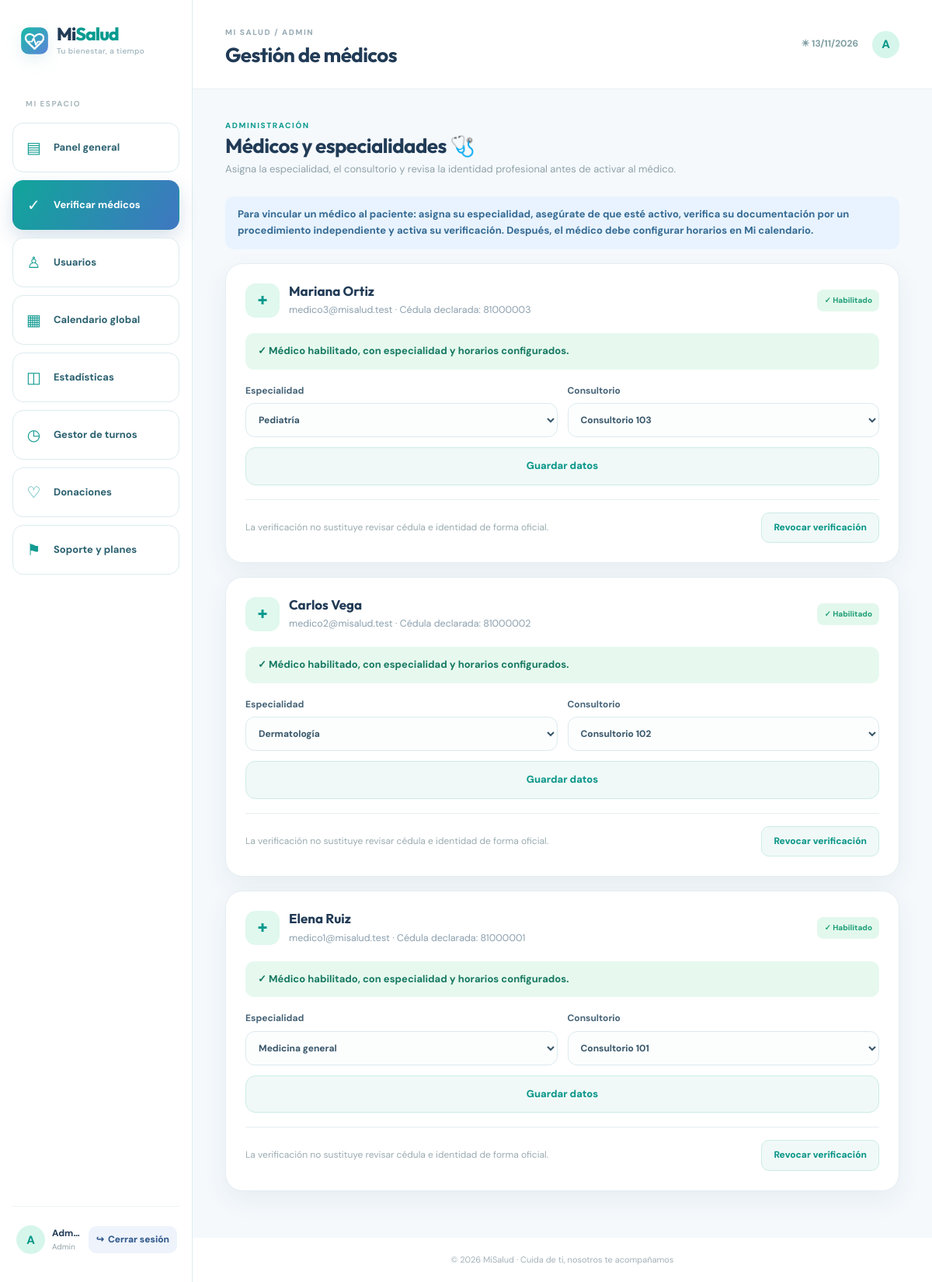
Screenshot of /admin/medicos.php (signed in) with the database file from the repository.
### tables this page shows
CREATE TABLE IF NOT EXISTS usuarios(id INT AUTO_INCREMENT PRIMARY KEY,nombre VARCHAR(90) NOT NULL,apellido_paterno VARCHAR(90) NOT NULL,apellido_materno VARCHAR(90) NOT NULL,correo VARCHAR(190) NOT NULL UNIQUE,telefono VARCHAR(10) NOT NULL,password_hash VARCHAR(255) NOT NULL,rol ENUM('paciente','medico','admin') NOT NULL,activo TINYINT(1) NOT NULL DEFAULT 1,creado_en TIMESTAMP NOT NULL DEFAULT CURRENT_TIMESTAMP);

CREATE TABLE IF NOT EXISTS medicos(id INT AUTO_INCREMENT PRIMARY KEY,usuario_id INT NOT NULL UNIQUE,curp CHAR(18) NOT NULL UNIQUE,cedula VARCHAR(8) NOT NULL UNIQUE,especialidad_id INT NULL,consultorio_id INT NULL,verificado TINYINT(1) NOT NULL DEFAULT 0,telefono_emergencia VARCHAR(20) NULL,domicilio VARCHAR(250) NULL,fecha_nacimiento DATE NULL,foto_perfil VARCHAR(60) NULL,cedula_documento VARCHAR(60) NULL,direccion_calle VARCHAR(100) NULL,direccion_numero_exterior VARCHAR(20) NULL,direccion_numero_interior VARCHAR(20) NULL,direccion_colonia VARCHAR(80) NULL,direccion_codigo_postal VARCHAR(5) NULL,direccion_municipio VARCHAR(80) NULL,direccion_estado VARCHAR(80) NULL,FOREIGN KEY(usuario_id) REFERENCES usuarios(id),FOREIGN KEY(especialidad_id) REFERENCES especialidades(id),FOREIGN KEY(consultorio_id) REFERENCES consultorios(id));

CREATE TABLE IF NOT EXISTS especialidades(id INT AUTO_INCREMENT PRIMARY KEY,nombre VARCHAR(100) NOT NULL UNIQUE);

CREATE TABLE IF NOT EXISTS consultorios(id INT AUTO_INCREMENT PRIMARY KEY,nombre VARCHAR(100) NOT NULL UNIQUE);

### includes/functions.php (called while the page is built, shortened)
<?php
require_once __DIR__.'/../config/database.php';
function e($v):string{return htmlspecialchars((string)$v,ENT_QUOTES|ENT_SUBSTITUTE,'UTF-8');}
function url($path=''):string{
 $dir=str_replace('\\','/',dirname($_SERVER['SCRIPT_NAME']??'/MiSalud/index.php'));
 if(in_array(basename($dir),['paciente','medico','admin','api'],true))$dir=dirname($dir);
 $base=rtrim($dir,'/');
 return ($base?:'').'/'.ltrim($path,'/');
}
function current_user():?array{
 $stmt=db()->prepare('SELECT id,nombre,apellido_paterno,apellido_materno,correo,telefono,rol,activo FROM usuarios WHERE id=?');$stmt->execute([$_SESSION['uid']]);$u=$stmt->fetch();return ($u&&$u['activo'])?$u:null;
}
function all(string $sql,array $args=[]):array{$q=db()->prepare($sql);$q->execute($args);return $q->fetchAll();}

### config/database.php (called while the page is built, shortened)
<?php
function db(): PDO {
 static $pdo=null;
 if (!$pdo) {
  $pdo=new PDO('mysql:host='.DB_HOST.';dbname='.DB_NAME.';charset=utf8mb4',DB_USER,DB_PASS,[PDO::ATTR_ERRMODE=>PDO::ERRMODE_EXCEPTION,PDO::ATTR_DEFAULT_FETCH_MODE=>PDO::FETCH_ASSOC,PDO::ATTR_EMULATE_PREPARES=>false]);
 }
 return $pdo;
}

### admin/medicos.php (the view, shortened to what this page needs)
<?php
require_once __DIR__.'/../includes/layout.php';
$rows=all('SELECT m.*,u.nombre,u.apellido_paterno,u.correo,u.activo,e.nombre especialidad,co.nombre consultorio,(SELECT COUNT(*) FROM horarios_medicos hm WHERE hm.medico_id=m.id) horarios_configurados FROM medicos m JOIN usuarios u ON u.id=m.usuario_id LEFT JOIN especialidades e ON e.id=m.especialidad_id LEFT JOIN consultorios co ON co.id=m.consultorio_id ORDER BY m.verificado,m.id DESC');
$specs=all('SELECT id,nombre FROM especialidades ORDER BY nombre');
$rooms=all('SELECT id,nombre FROM consultorios ORDER BY nombre');
header_ui('Gestión de médicos');
?>
<div class="page-intro"><span class="eyebrow teal">ADMINISTRACIÓN</span><h2>Médicos y especialidades 🩺</h2><p>Asigna la especialidad, el consultorio y revisa la identidad profesional antes de activar al médico.</p></div>
<div class="alert alert-info"><strong>Para vincular un médico al paciente:</strong> asigna su especialidad, asegúrate de que esté activo, verifica su documentación por un procedimiento independiente y activa su verificación. Después, el médico debe configurar horarios en <strong>Mi calendario</strong>.</div>
<div class="doctor-admin-list">
<?php foreach($rows as $r):?>
<article class="panel doctor-admin-card">
 <div class="doctor-admin-head"><div class="doctor-admin-avatar">✚</div><div><h3><?=e($r['nombre'].' '.$r['apellido_paterno'])?></h3><small><?=e($r['correo'])?> · Cédula declarada: <?=e($r['cedula'])?></small></div><span class="badge <?=$r['verificado']?'badge-mint':'badge-muted'?>"><?=$r['verificado']?'✓ Habilitado':'Pendiente'?></span></div>
 <?php if(!$r['activo']):?><p class="alert alert-error">Cuenta desactivada: no aparecerá en el buscador.</p><?php elseif(!$r['especialidad_id']):?><p class="alert alert-info">No aparece al paciente: falta asignar especialidad.</p><?php elseif(!$r['verificado']):?><p class="alert alert-info">No aparece al paciente: falta verificar y habilitar al médico.</p><?php elseif(!(int)$r['horarios_configurados']):?><p class="alert alert-info">Puede aparecer en el listado, pero aún no tendrá días disponibles: debe configurar horarios.</p><?php else:?><p class="alert alert-success">✓ Médico habilitado, con especialidad y horarios configurados.</p><?php endif;?>
 <form method="post" class="doctor-admin-fields"><input type="hidden" name="csrf" value="<?=csrf()?>"><input type="hidden" name="action" value="save"><input type="hidden" name="id" value="<?=$r['id']?>">
 <label>Especialidad<select name="especialidad_id" required><option value="">Seleccionar especialidad</option><?php foreach($specs as $sp):?><option value="<?=$sp['id']?>" <?=$r['especialidad_id']==$sp['id']?'selected':''?>><?=e($sp['nombre'])?></option><?php endforeach;?></select></label>
 <label>Consultorio<select name="consultorio_id"><option value="">Por asignar</option><?php foreach($rooms as $co):?><option value="<?=$co['id']?>" <?=$r['consultorio_id']==$co['id']?'selected':''?>><?=e($co['nombre'])?></option><?php endforeach;?></select></label>
 <button class="btn btn-ghost" type="submit">Guardar datos</button></form>
 <div class="doctor-admin-footer"><span class="muted">La verificación no sustituye revisar cédula e identidad de forma oficial.</span><form method="post"><button type="submit" class="btn btn-sm <?=$r['verificado']?'btn-ghost':'btn-primary'?>" <?=(!$r['especialidad_id']||!$r['activo'])&&!$r['verificado']?'disabled':''?>><?=$r['verificado']?'Revocar verificación':'Habilitar médico'?></button></form></div>
</article>
<?php endforeach;?>
</div>
<?php footer_ui();?>

### includes/layout.php (shortened to what this page needs)
<?php
require_once __DIR__.'/functions.php';
function header_ui(string $title,string $section=''):void{
 $u=current_user();$role=$u['rol']??'';
 $nav=[
  'paciente'=>[
    ['dashboard.php','Inicio','⌂'],
    ['agendar.php','Agendar cita','▦'],
    ['mis_citas.php','Mis citas / Calendario','◷'],
    ['mi_turno.php','Mi turno','♧'],
    ['donaciones.php','Donaciones','♡'],
    ['almacenamiento.php','Mis archivos','▣'],
    ['soporte.php','Soporte','⚑'],
  ],
  'medico'=>[
    ['dashboard.php','Inicio','⌂'],
    ['agenda.php','Mi calendario','▦'],
    ['reconocimiento.php','Mis logros','★'],
    ['almacenamiento.php','Mis archivos','▣'],
    ['soporte.php','Soporte / mi plan','⚑'],
  ],
  'admin'=>[
    ['dashboard.php','Panel general','▤'],
    ['medicos.php','Verificar médicos','✓'],
    ['usuarios.php','Usuarios','♙'],
    ['calendario.php','Calendario global','▦'],
    ['estadisticas.php','Estadísticas','◫'],
    ['turnos.php','Gestor de turnos','◷'],
    ['donaciones.php','Donaciones','♡'],
    ['soporte.php','Soporte y planes','⚑'],
  ]
 ];
?><!DOCTYPE html><html lang="es"><head><link rel="stylesheet" href="<?=url('assets/css/style.css?v=9')?>"></head><body class="<?= $u?'has-app':'public-page' ?>">
<?php if($u): ?>
<aside class="sidebar">
  <a class="brand brand-side" href="<?=url($role.'/dashboard.php')?>"><img class="brand-logo" src="<?=url('assets/img/misalud-logo.svg')?>" alt="MiSalud"><span>Mi<span>Salud</span><small>Tu bienestar, a tiempo</small></span></a>
  <div class="side-label">MI ESPACIO</div>
  <nav class="side-links"><?php foreach($nav[$role]??[] as $n): ?><a class="<?=basename($_SERVER['PHP_SELF'])===$n[0]?'selected':''?>" href="<?=url($role.'/'.$n[0])?>"><span><?=e($n[2])?></span><?=e($n[1])?></a><?php endforeach; ?></nav>
  <?php $profileUrl=url($role.'/perfil.php'); $photo=($role==='medico') ? row('SELECT foto_perfil FROM medicos WHERE usuario_id=?',[$u['id']]) : null; ?>
  <div class="side-bottom"><a class="account-chip" href="<?=$profileUrl?>"><div class="avatar"><?php if($role==='medico' && !empty($photo['foto_perfil'])):?><img src="<?=url('foto_medico.php')?>" alt="Foto de perfil"><?php else:?><?=e(mb_substr($u['nombre'],0,1))?><?php endif;?></div><div><strong><?=e($u['nombre'])?></strong><small><?=e(ucfirst($role))?></small></div></a><a class="logout logout-clear" title="Salir de mi cuenta" href="<?=url('logout.php')?>">↪ <span>Cerrar sesión</span></a></div>
</aside>
<div class="app-main"><header class="topbar"><div><span class="eyebrow">MI SALUD / <?=e(strtoupper($role))?></span><h1><?=e($title)?></h1></div><div class="top-actions"><span class="today-badge">☀ <?=date('d/m/Y')?></span><details class="account-dropdown"><summary class="round-profile account-avatar" aria-label="Abrir menú de cuenta"><?php if($role==='medico' && !empty($photo['foto_perfil'])):?><img src="<?=url('foto_medico.php')?>" alt="Foto de perfil"><?php else:?><?=e(mb_substr($u['nombre'],0,1))?><?php endif;?></summary></details></div></header><main class="content">
<?php endif; ?>
<?php }
function footer_ui():void { ?><?php if(current_user()): ?></main><footer class="app-footer">© <?=date('Y')?> MiSalud · Cuida de ti, nosotros te acompañamos</footer></div><?php else: ?><footer class="public-footer wrap">© <?=date('Y')?> MiSalud · Agenda médica inteligente</footer><?php endif; ?></body></html><?php }

### rows the page displays
usuarios: mb_substr($u['nombre'],0,1) "A", nombre "Adm…", role "Admin", role "ADMIN"
medicos: usuario.apellido_paterno "Mariana Ortiz", usuario.correo "medico3@misalud.test", cedula "81000003", verificado "✓ Habilitado", shows "✓ Médico habilitado, con especialidad y horarios configurados.", especialidad_id "Pediatría", consultorio_id "Consultorio 103"
medicos: usuario.apellido_paterno "Carlos Vega", usuario.correo "medico2@misalud.test", cedula "81000002", verificado "✓ Habilitado", shows "✓ Médico habilitado, con especialidad y horarios configurados.", especialidad_id "Dermatología", consultorio_id "Consultorio 102"
medicos: usuario.apellido_paterno "Elena Ruiz", usuario.correo "medico1@misalud.test", cedula "81000001", verificado "✓ Habilitado", shows "✓ Médico habilitado, con especialidad y horarios configurados.", especialidad_id "Medicina general", consultorio_id "Consultorio 101"

### other values shown
$n[2] "▤"
$n[1] "Panel general"
$n[2] "✓"
$n[1] "Verificar médicos"
$n[2] "♙"
$n[1] "Usuarios"
$n[2] "▦"
$n[1] "Calendario global"
$n[2] "◫"
$n[1] "Estadísticas"
$n[2] "◷"
$n[1] "Gestor de turnos"
$n[2] "♡"
$n[1] "Donaciones"
$n[2] "⚑"
